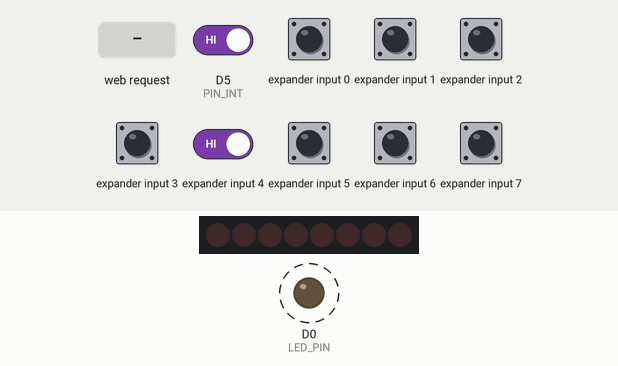
The sketch below on a simulated ESP8266 (NodeMCU). On the bench: 8 port-expander outputs drawn as a row of LEDs (first output left, lit = HIGH), output pins drawn as LEDs (lit = HIGH). Wiring (inferred from the names in the program): PCF8574 port expander at I2C address 0x38. Wiring (inferred from the signals the program sends): row of LEDs: on Q0, Q1, Q2, Q3, Q4, Q5, Q6, Q7. Dashed ring = blinking. Inputs (shaded band) come from the test bench; at power-on: D5 (PIN_INT), expander input 0–7 HIGH. WiFi joins after 1.5 s; servers stay silent unless stated; what the sketch prints to the serial monitor is not drawn.

Above: at 2.7 s.
2.8 s: HTTP request GET /sw received
At 4.3 s:
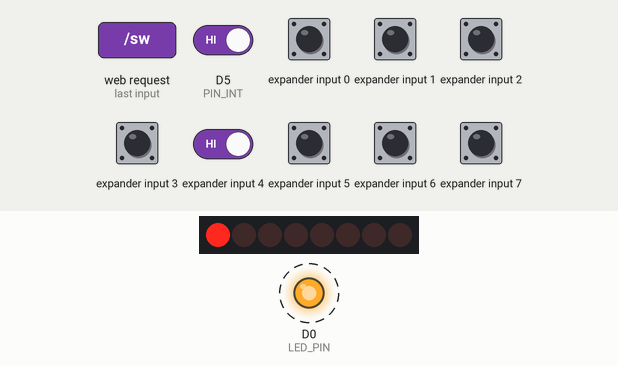
5.8 s: HTTP request GET /sw?num=1 received
At 8.3 s:
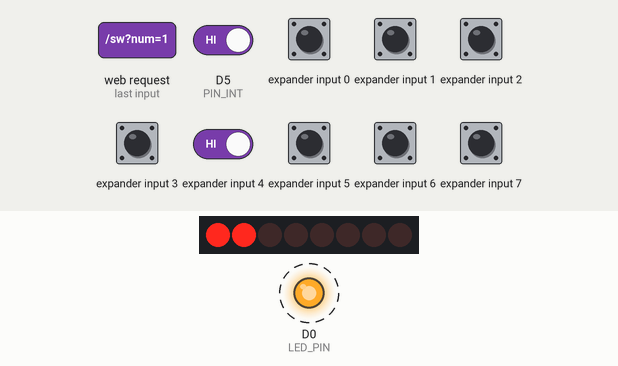
8.8 s: HTTP request GET /sw?sw=on received
At 10.2 s:
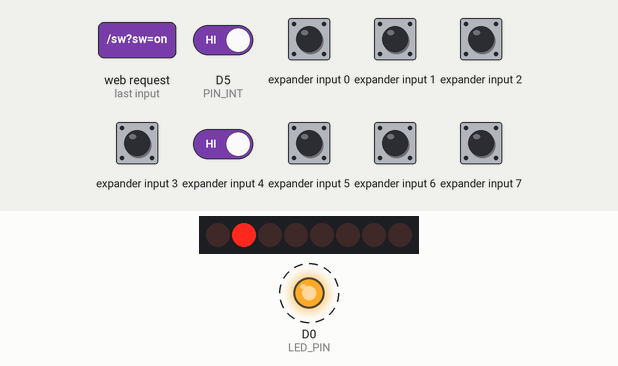
14.0 s: HTTP request GET /sw?num=on received
At 15.3 s:
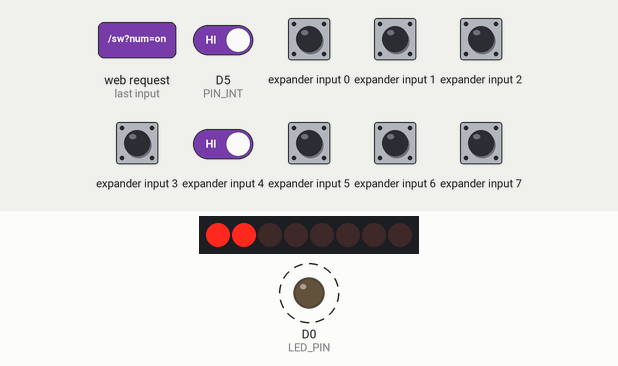
17.0 s: D5 (PIN_INT) driven LOW and expander input 4 driven LOW
At 17.68 s:
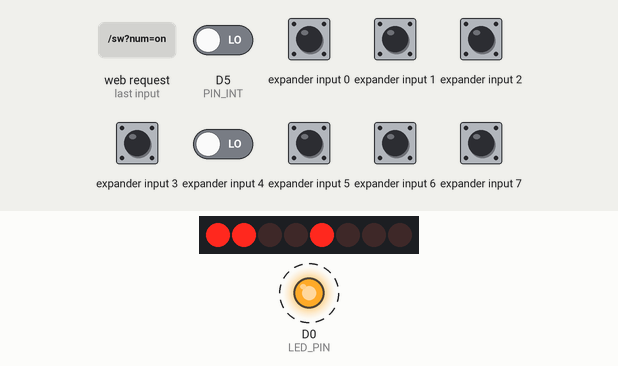
Timing chart, 0 to 19.9 s (numbered marks = the images above; inputs shaded):
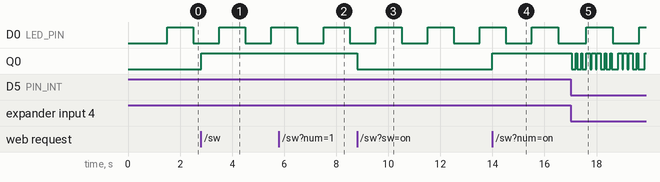

Measured:
- after the input at 2.8 s, Q0: LOW → HIGH at once
- after the input at 8.8 s, Q0: HIGH → LOW at once
- after the input at 14.0 s, Q0: LOW → HIGH at once
- by itself, D0 (LED_PIN): alternates HIGH for 1.0 s and LOW for 1.0 s

The sketch:

pcftest.ino
```cpp
#include <ESP8266WiFi.h>
#include <WiFiClient.h>
#include <ESP8266WebServer.h>
#include <pcf8574_esp.h>
#include <Wire.h>


PCF857x pcf8574(0b00111000, &Wire);
#define PIN_INT D5
#define PIN_SDA D1
#define PIN_SCL D2
//bool pcf_int = false;
byte sw_state;

//------------------------------------------
//SETUP LED
long time_led;
#define LED_DELAY 1000
#define LED_PIN D0

//------------------------------------------
//WIFI i server HTTP
ESP8266WebServer server(80);
#define WIFI_SSID "DOrangeFreeDom"
#define WIFI_PASSWORD "KZagaw01_ruter_key"
#define HOST_NAME "podlewacz"


void setup() {
  pinMode(LED_PIN, OUTPUT);

  //Setup UART
  Serial.begin(115200);
  Serial.println("");
  Serial.println("START");

  //Setup WIFI
  WiFi.begin(WIFI_SSID, WIFI_PASSWORD);
  WiFi.hostname( HOST_NAME );
  Serial.print("Connecting to WIFI");

  //Wait for WIFI connection
  while( WiFi.status() != WL_CONNECTED ) {
    delay(500);
    Serial.print(".");
  }
  Serial.println("");
  Serial.print("Connected to ");
  Serial.println( WIFI_SSID );
  Serial.print("IP address: ");
  Serial.println(WiFi.localIP());

  //Setup HTTP server
  server.on("/", handleRoot);
  server.on("/sw", handleSW);
  server.on("/state", handleState);
  server.onNotFound(handleNotFound);
  server.begin();
  Serial.println("HTTP server started");

  //Setup PCF8574
  Wire.pins(PIN_SDA, PIN_SCL);//SDA - D1, SCL - D2
  Wire.begin();

  pinMode(PIN_INT, INPUT_PULLUP);

  pcf8574.begin( 0x00 ); //0xF0 4 pin input, 4 pin output
  pcf8574.resetInterruptPin();
  SW_all_on();
}

void loop() {
  long time_loop = millis();

  server.handleClient();

  //BEGIN: PCF8574 INT
  if( digitalRead(PIN_INT)==LOW ){
    delay(50);
    byte b = pcf8574.read8();
    Serial.println( "INT: " + String(b));

    byte keys = ((~b) >> 4) & 0x0F;

    if( CheckKey(keys, 0) ){
      Serial.println( "KEY 0");
      SW_toggle(0);
    }

    if( CheckKey(keys, 1) ){
      Serial.println( "KEY 1");
      SW_toggle(1);
    }

    if( CheckKey(keys, 2) ){
      Serial.println( "KEY 2");
      SW_toggle(2);
    }

    if( CheckKey(keys, 3) ){
      Serial.println( "KEY 3");
      SW_toggle(3);
    }
  }
  //END: PCF8574 INT

  if( time_loop - time_led > LED_DELAY ){
    digitalWrite( LED_PIN, !digitalRead( LED_PIN) );
    time_led = time_loop;
  }

}

bool CheckKey(byte key, byte num){ //0, 1, 2, 3
  return key & (1 << num);
}

bool SW_state(byte num){
  return (sw_state >> num) & 1;
}

void SW_all_on(){
  pcf8574.write8( 0xFF );
  sw_state =0; //0x0F;
}

void SW_all_off(){
  pcf8574.write8( /*0xF0 |*/ 0 );
  sw_state = 0x00;
}

void SW_on(byte num){
  byte b = pcf8574.read8();
  b = b | (/* 0xF0 | */(1 << num) );
  pcf8574.write8( b );
  sw_state = /*0x0F &*/ b;
}

void SW_off(byte num){
  byte b = pcf8574.read8();
  b = b & (~(1 << num));
  pcf8574.write8(/* 0xF0 |*/ b );
  sw_state = /*0x0F &*/ b;
}

bool SW_toggle(byte num){
  byte b = pcf8574.read8();
  byte n = (~b) & (1 << num);
  b = b & (~(1 << num));
  b = b | n;
//  b = 0xF0 | b;
  pcf8574.write8( b );
  sw_state =/* 0x0F &*/ b;

  return (b >> num) & 1;
}

void SW(byte num, bool sw){
  if( sw ){
    SW_on(num);
  }else{
    SW_off(num);
  }
}

String HtmlGetState(){
  String html = "";
  for(byte i=0;i<8;i++){
    if( SW_state(i) ){
      html += "<a href='sw?sw=off&num=" + String(i) + "' style='display: inline-block; width: 100px; background-color: green; text-align: center; margin-bottom: 15px;'>"+i+" = OFF</a>\r\n<br>";
    }else{
      html += "<a href='sw?sw=on&num=" + String(i) + "' style='display: inline-block; width: 100px; background-color: red; text-align: center; margin-bottom: 15px;'>"+i+" = ON</a>\r\n<br>";
    }
  }

  return html;
}

void handleRoot(){
  String html = "<!DOCTYPE html>\r\n";
  html += "<html>\r\n";
  html += "<head>\r\n";
  html += "<meta charset='UTF-8'>\r\n";
  html += "<meta name='viewport' content='width=device-width, minimum-scale=1.0, maximum-scale=1.0' />";
  html += "<title>Podlewacz test</title>\r\n";

  //BEGIN: AJAX ------------------------------------------
  html += "<script src='https://ajax.googleapis.com/ajax/libs/jquery/3.1.1/jquery.min.js'></script>\r\n";
  html += "<script>\r\n";
  html += "function ajax_read(){\r\n";
  html += " $.ajax({\r\n";
  html += "    url: 'state', \r\n";
  html += "    success: function(result){\r\n";
  html += "      $('#res').html(result);\r\n";
  html += "    }\r\n";
  html += "  }\r\n";
  html += " );\r\n";
  html += "}\r\n";

  html += "function check() {\r\n";
  html += " ajax_read();\r\n";
  html += " setTimeout(function(){ check(); }, 1000);\r\n";
  html += "}\r\n";
  html += "check();\r\n";

  html += "</script>\r\n";
  //END: AJAX ------------------------------------------

  html += "</head>\r\n";
  html += "<body>\r\n";

//  html += "ESP8266 - ";
//  html += HOST_NAME;
 // html += "\r\n";

  html += "<br>Lista sekcji<br><br><br>";

  html += "<div id='res'>";
  html += HtmlGetState();
  html += "</div>\r\n";
  html += "<br>\r\n";

  html += "</body>\r\n";
  html += "</html>\r\n";


  server.send(200, "text/html", html);
}

void handleSW(){
  byte num = server.arg("num").toInt();
  if (server.arg("sw")== "on"){
    SW(num, HIGH);
  }else{
    SW(num, LOW);
  }

  String ip = WiFi.localIP().toString();
  server.sendHeader("Location", String("http://") + ip, true);
  server.send ( 302, "text/plain", "");
  server.client().stop();
}

void handleState(){
  String message = HtmlGetState();
  server.send(200, "text/html", message );
}

void handleNotFound(){
  String message = "File Not Found\n\n";
  message += "URI: ";
  message += server.uri();
  message += "\nMethod: ";
  message += (server.method() == HTTP_GET) ? "GET" : "POST";
  message += "\nArguments: ";
  message += server.args();
  message += "\n";
  for (uint8_t i=0; i<server.args(); i++){
    message += " " + server.argName(i) + ": " + server.arg(i) + "\n";
  }
  server.send(404, "text/plain", message);
}
```

pcf8574_esp.h
```cpp
/* PCF8574_ESP -- library for using the I2C-driven 8-pin GPIO-expander
   ORIGINAL AUTHOR: Rob Tillaart
   Library modified by WereCatf */

#ifndef _PCF8574_ESP_H
#define _PCF8574_ESP_H

#if defined(ARDUINO) && ARDUINO >= 100
#include <Arduino.h>
#else
#include <WProgram.h>
#endif

#if defined (ARDUINO_AVR_DIGISPARK) || defined (ARDUINO_AVR_ATTINYX5)
#include <TinyWireM.h>
#elif defined (__STM32F1__)
#include <HardWire.h>
#else
#include <Wire.h>
#endif

#define PCF857x_OK          0x00
#define PCF857x_PIN_ERROR   0x81
#define PCF857x_I2C_ERROR   0x82

class PCF857x
{
  public:
    // Defaults to 8574, set is8575 to true if you have a 8575 instead.
    #if defined (ARDUINO_AVR_DIGISPARK) || defined (ARDUINO_AVR_ATTINYX5)
    PCF857x(uint8_t address, bool is8575 = false);
    #elif defined (__STM32F1__)
    PCF857x(uint8_t address, HardWire *Wire, bool is8575 = false);
    #else
    PCF857x(uint8_t address, TwoWire *UseWire, bool is8575 = false);
    #endif

    void begin(uint16_t defaultValues=0xffff);
    uint8_t read8();
    uint16_t read16();
    uint8_t read(uint8_t pin);

    void write8(uint8_t value);
    void write16(uint16_t value);
    void write(uint8_t pin, uint8_t value);

    void toggle(uint8_t pin);
    void toggleAll();
    void shiftRight(uint8_t n=1);
    void shiftLeft(uint8_t n=1);
    void rotateRight(uint8_t n=1);
    void rotateLeft(uint8_t n=1);
    void resetInterruptPin();

    int lastError();

  protected:
    uint16_t _data;
    uint16_t _pinModeMask;
    bool _is8575;

  private:
    #if defined (ARDUINO_AVR_DIGISPARK) || defined (ARDUINO_AVR_ATTINYX5)
    USI_TWI *_Wire;
    #elif defined (__STM32F1__)
    HardWire *_Wire;
    #else
    TwoWire *_Wire;
    #endif
    uint8_t _address;
    int _error;
};

#endif
```
